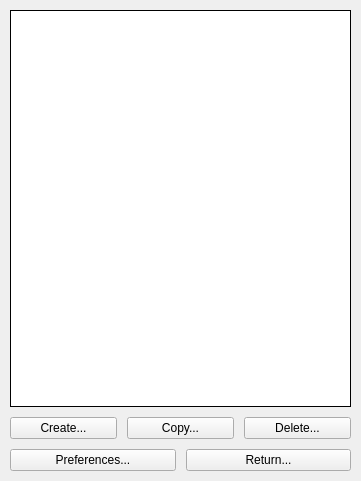
  <widget class="QWidget" name="verticalLayoutWidget">
   <property name="geometry">
    <rect>
     <x>0</x>
     <y>0</y>
     <width>361</width>
     <height>481</height>
    </rect>
   </property>
   <layout class="QVBoxLayout" name="group_structure" stretch="0,0,0">
    <property name="spacing">
     <number>10</number>
    </property>
    <property name="leftMargin">
     <number>10</number>
    </property>
    <property name="topMargin">
     <number>10</number>
    </property>
    <property name="rightMargin">
     <number>10</number>
    </property>
    <property name="bottomMargin">
     <number>10</number>
    </property>
    <item>
     <widget class="QListWidget" name="editor_structure">
      <property name="font">
       <font>
        <family>Tahoma</family>
        <pointsize>9</pointsize>
       </font>
      </property>
      <property name="focusPolicy">
       <enum>Qt::StrongFocus</enum>
      </property>
      <property name="contextMenuPolicy">
       <enum>Qt::NoContextMenu</enum>
      </property>
      <property name="acceptDrops">
       <bool>true</bool>
      </property>
      <property name="frameShape">
       <enum>QFrame::Box</enum>
      </property>
      <property name="frameShadow">
       <enum>QFrame::Plain</enum>
      </property>
      <property name="horizontalScrollBarPolicy">
       <enum>Qt::ScrollBarAlwaysOff</enum>
      </property>
      <property name="dragEnabled">
       <bool>true</bool>
      </property>
      <property name="dragDropMode">
       <enum>QAbstractItemView::InternalMove</enum>
      </property>
      <property name="defaultDropAction">
       <enum>Qt::IgnoreAction</enum>
      </property>
      <property name="selectionMode">
       <enum>QAbstractItemView::ContiguousSelection</enum>
      </property>
      <property name="movement">
       <enum>QListView::Snap</enum>
      </property>
      <property name="isWrapping" stdset="0">
       <bool>false</bool>
      </property>
      <property name="spacing">
       <number>1</number>
      </property>
      <property name="wordWrap">
       <bool>true</bool>
      </property>
     </widget>
    </item>
    <item>
     <layout class="QHBoxLayout" name="button_group_interaction_upper">
      <property name="spacing">
       <number>10</number>
      </property>
      <item>
       <widget class="QPushButton" name="button_add">
        <property name="font">
         <font>
          <family>Tahoma</family>
          <pointsize>9</pointsize>
         </font>
        </property>
        <property name="cursor">
         <cursorShape>PointingHandCursor</cursorShape>
        </property>
        <property name="text">
         <string>Create...</string>
        </property>
       </widget>
      </item>
      <item>
       <widget class="QPushButton" name="button_duplicate">
        <property name="font">
         <font>
          <family>Tahoma</family>
          <pointsize>9</pointsize>
         </font>
        </property>
        <property name="cursor">
         <cursorShape>PointingHandCursor</cursorShape>
        </property>
        <property name="text">
         <string>Copy...</string>
        </property>
       </widget>
      </item>
      <item>
       <widget class="QPushButton" name="button_remove">
        <property name="font">
         <font>
          <family>Tahoma</family>
          <pointsize>9</pointsize>
         </font>
        </property>
        <property name="cursor">
         <cursorShape>PointingHandCursor</cursorShape>
        </property>
        <property name="text">
         <string>Delete...</string>
        </property>
       </widget>
      </item>
     </layout>
    </item>
    <item>
     <layout class="QHBoxLayout" name="button_group_interaction_lower">
      <property name="spacing">
       <number>10</number>
      </property>
      <item>
       <widget class="QPushButton" name="button_preferences">
        <property name="font">
         <font>
          <family>Tahoma</family>
          <pointsize>9</pointsize>
         </font>
        </property>
        <property name="cursor">
         <cursorShape>PointingHandCursor</cursorShape>
        </property>
        <property name="text">
         <string>Preferences...</string>
        </property>
       </widget>
      </item>
      <item>
       <widget class="QPushButton" name="button_return">
        <property name="font">
         <font>
          <family>Tahoma</family>
          <pointsize>9</pointsize>
         </font>
        </property>
        <property name="cursor">
         <cursorShape>PointingHandCursor</cursorShape>
        </property>
        <property name="text">
         <string>Return...</string>
        </property>
       </widget>
      </item>
     </layout>
    </item>
   </layout>
  </widget>
